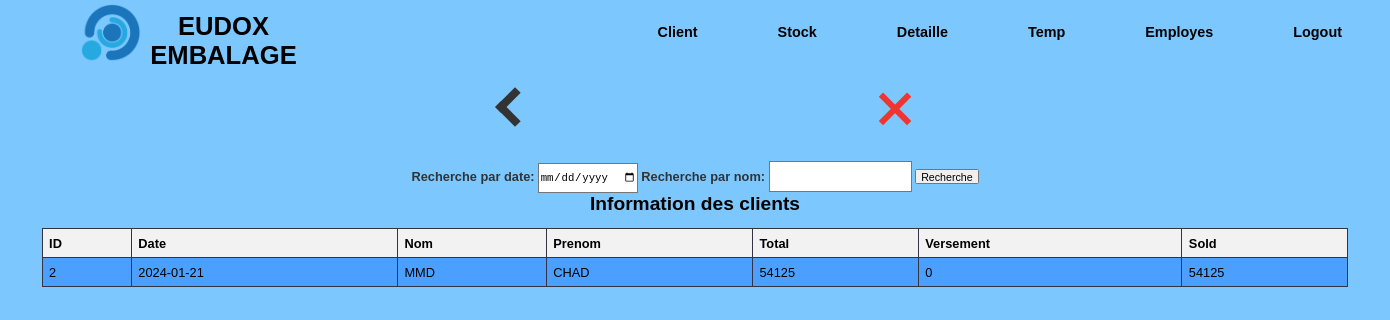
The app's page /client/view, older data.
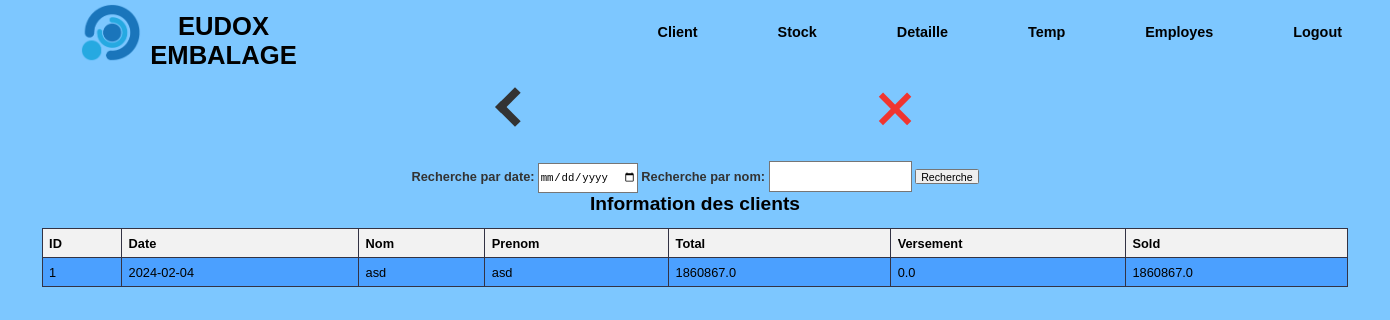
The same page, newer data.
### tables this page shows
CREATE TABLE stock_data (
        id INTEGER PRIMARY KEY AUTOINCREMENT,
        p_date DATE NOT NULL,
        first_name TEXT NOT NULL,
        last_name TEXT NOT NULL,
        payment REAL NOT NULL
    );

### app.py (the view)
@app.route('/client/view', methods=['POST', 'GET'])
def view_client():
    conn = sqlite3.connect('form_data.db')
    cursor = conn.cursor()
    if request.method == 'POST':
        search_date = request.form.get('search_date', None)
        search_name = request.form.get('search_name', None)
        if search_date and search_name:
            cursor.execute('SELECT * FROM stock_data WHERE p_date = ? AND (first_name LIKE ? OR last_name LIKE ?) ORDER BY p_date DESC',(search_date, f'%{search_name}%', f'%{search_name}%'))
        elif search_date:
            cursor.execute('SELECT * FROM stock_data WHERE p_date = ? ORDER BY p_date DESC', (search_date,))
        elif search_name:
            cursor.execute('SELECT * FROM stock_data WHERE first_name LIKE ? OR last_name LIKE ? ORDER BY p_date DESC',
                           (f'%{search_name}%', f'%{search_name}%'))
        else:
            cursor.execute('SELECT * FROM stock_data ORDER BY p_date DESC')
    else:
        cursor.execute('SELECT * FROM stock_data ORDER BY p_date DESC')
    users = cursor.fetchall()
    users_with_games = []
    for user in users:
        cursor.execute('SELECT * FROM stk_game WHERE stock_id = ?', (user[0],))
        games = cursor.fetchall()
        sold = 0
        total = 0
        for game in games:
            total = total + (game[3]*game[4]*game[5])
        sold = total - user[4]
        user_with_games = {
            'id': user[0],
            'p_date': user[1],
            'first_name': user[2],
            'last_name': user[3],
            'pay': user[4],
            'sold': sold,
            'total': total
        }
        users_with_games.append(user_with_games)
    conn.close()
    return render_template('c_view.html', users=users_with_games)

### templates/c_view.html (shortened to what this page needs)
{% extends 'main.html' %}
{% block top %}
    <a href="/client" id="back"><div class="thick-arrow-left"></div></a>
    <a href="/main" id="aclose"><div class="close"></div></a>
{% endblock %}
{% block bot %}
  <form method="POST" action="/client/view">
    <b><label for="search_date">Recherche par date:</label></b>
    <input type="date" id="search_date" name="search_date">
    <b><label for="search_date">Recherche par nom:</label></b>
    <input type="text" id="search_name" name="search_name">
    <button type="submit">Recherche</button>
  </form>
  <h2>Information des clients</h2>
  <table>
    <thead>
      <tr>
        <th>ID</th>
        <th>Date</th>
        <th>Nom</th>
        <th>Prenom</th>
        <th>Total</th>
        <th>Versement</th>
        <th>Sold</th>
      </tr>
    </thead>
  <tbody>
      {% for user in users %}
      <tr onclick="window.location='/client/view/{{ user.id }}';" style="cursor: pointer;">
        <td>{{ user.id }}</td>
        <td>{{ user.p_date }}</td>
        <td>{{ user.first_name }}</td>
        <td>{{ user.last_name }}</td>
        <td>{{ user.total }}</td>
        <td>{{ user.pay }}</td>
        <td>{{ user.sold }}</td>
      </tr>
      {% endfor %}
    </tbody>
  </table>
  <br>
{% endblock %}

### templates/main.html (shortened to what this page needs)
<!DOCTYPE html>
<html>
  <head>
    <link rel="stylesheet" type="text/css" href="{{ url_for('static', filename='css/style.css') }}">
  </head>
  <body>
    <div class="bg">
      <div class="hd">
        <img class="logo" src="{{ url_for('static', filename='assets/lll.png') }}" onclick="goToHomePage()" style="cursor: pointer;"/>
        <h1 class="fn" onclick="goToHomePage()" style="cursor: pointer;">EUDOX EMBALAGE</h1>
        <ul class="nav">
          <li><a href="/client">Client</a></li>
          <li><a href="/stock">Stock</a></li>
          <li><a href="/detail">Detaille</a></li>
          <li><a href="/time">Temp</a></li>
          <li><a href="/work">Employes</a></li>
          <li><a href="/">Logout</a></li>
        </ul>
      </div>
        <div class="display_frame">
          <div class="top_side">
            {% block top %}{% endblock %}
          </div>
          <div class="bot_side">
            {% block bot %}{% endblock %}
          </div>
        </div>
    </div>
  </body>
</html>

### static/css/style.css (style rules this page uses)
body, h1, h2, h3, p, ul, li { margin: 0; padding: 0; }
body { font-family: Arial, sans-serif; background-color: #7dc7ff; zoom: 80%; }
.bg { background-size: cover; background-repeat: no-repeat; height: 100vh; }
.hd { background: #7dc7ff; width: 100%; height: 81px; display: flex; text-align: center; }
.logo { padding-top: 4px; margin-left: 100px; margin-right: 10px; height: 75px; width: 80px; }
.fn { text-align: center; padding-top: 15px; font-family: sans-serif; width: 350px; color: #000; transition: 0.3s ease-out; }
.nav { margin-left: 400px; margin-right: 10px; display: flex; justify-content: center; align-items: center; }
.nav li { list-style: none; margin-left: 50px; margin-right: 50px; font-size:18px; }
.nav li a { text-decoration: none; font-family: sans-serif; font-weight: bold; color: #000; transition: 0.3s ease-out; }
.display_frame { background-size: cover; text-align: center; width: 100%; }
a { color: inherit; text-decoration: none; }
.top_side { display: flex; height: 120px; width: 100%; }
#aclose { margin-left: 28vw; }
.thick-arrow-left { margin: 35px; width: 25px; height: 25px; border: 10px solid #333; border-left: 0; border-top: 0; transform: rotate(135deg); }
#back { margin-left: 34%; }
.close { margin: 30px; background: #f03530; height: 50px; position: relative; width: 8px; transform: rotate(45deg); }
.close:after { background: #f03530; content: ""; height: 8px; left: -21px; position: absolute; top: 21px; width: 50px; }
.bot_side label { color: #333; }
.bot_side input { height: 35px; }

### templates/c_view.html (style rules this page uses)
table { border-collapse: collapse; width: 94%; margin: 3%; margin-top: 1%; }
th, td { border: 1px solid #333344; padding: 8px; text-align: left; }
th { background-color: #f2f2f2; }
tr:nth-child(odd) td { background-color: #4ba0ff; }

Row changes from the older to the newer data that the page shows:
removed stock_data: id "2", p_date "2024-01-21", first_name "MMD", last_name "CHAD", total "54125", pay "0", sold "54125"
added stock_data: id "1", p_date "2024-02-04", first_name "asd", last_name "asd", total "1860867.0", pay "0.0", sold "1860867.0"
